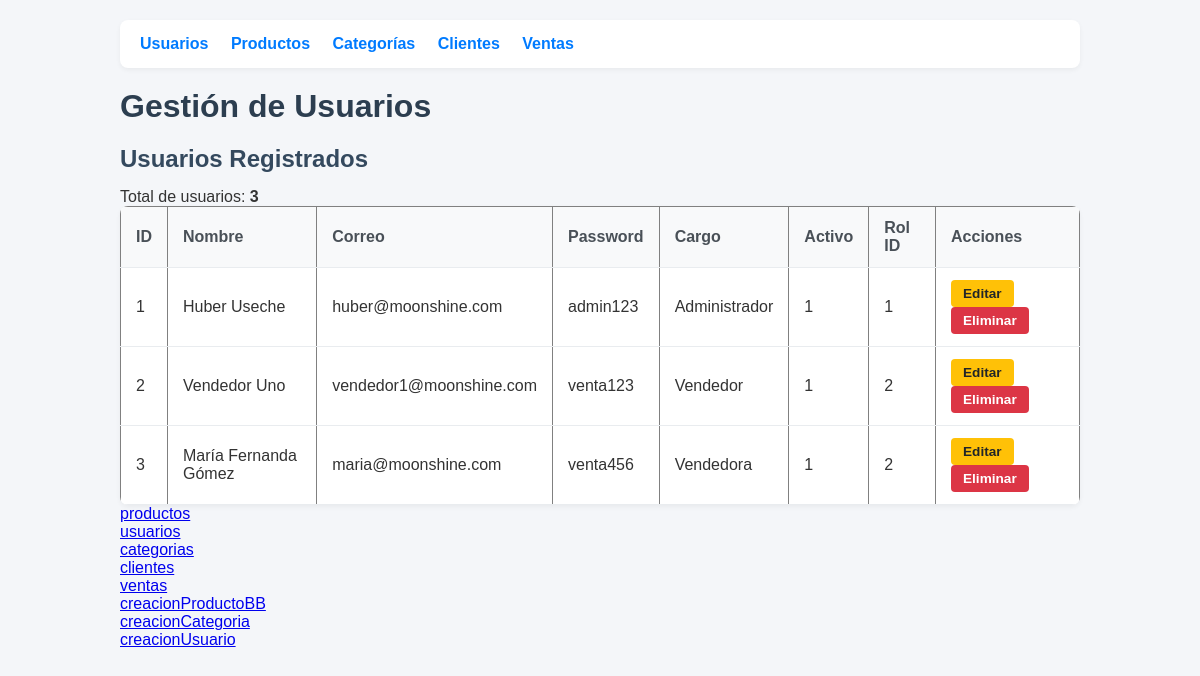
The page /usuarios on the database its author committed.
### tables this page shows
CREATE TABLE `usuarios` (
  `id` int(11) NOT NULL,
  `nombre` varchar(120) NOT NULL,
  `correo` varchar(120) NOT NULL,
  `password` varchar(255) NOT NULL,
  `cargo` varchar(60) DEFAULT NULL,
  `activo` tinyint(1) NOT NULL DEFAULT 1,
  `rol_id` int(11) DEFAULT NULL
);

### app/controllers/UsuarioController.php (called while the page is built, shortened)
<?php
require_once __DIR__ . '/../models/Usuario.php';
class UsuarioController {
    public $usuario;
    public function __construct() {
        $this->usuario = new Usuario();
    }
    public function index() {
          $usuarios = $this->usuario->getAll();
    require_once __DIR__ . '/../views/usuarios/index.php';
}
}

### config/database.php (called while the page is built)
<?php
class Database
{
    private $host = "localhost";
    private $db_name = "moonshine_v2";
    private $username = "root";
    private $password = "";
    public function getConnection()
    {
        try {
            $conn = new PDO(
                "mysql:host=" . $this->host . ";dbname=" . $this->db_name,
                $this->username,
                $this->password
            );
            $conn->setAttribute(
                PDO::ATTR_ERRMODE,
                PDO::ERRMODE_EXCEPTION
            );
            return $conn;
        } catch (PDOException $e) {
            echo "Error de conexión: " . $e->getMessage();
            return null;
        }
    }
}
?>

### app/models/Usuario.php (called while the page is built, shortened)
<?php
require_once __DIR__ . '/../../config/database.php';
class Usuario {
    public $conn;
    public function __construct() {
        $database = new Database();
        $this->conn = $database->getConnection();
    }
 public function getAll()
{
    $sql = "SELECT * FROM usuarios";
    $stmt = $this->conn->query($sql);
    return $stmt->fetchAll(PDO::FETCH_ASSOC);
}
}

### app/views/usuarios/index.php (the view, shortened to what this page needs)
<!DOCTYPE html>
<html lang="es">
<head>
    <link rel="stylesheet" href="../../../css/style.css">
</head>
<body>
<nav>
    <a href="index.php">
        <strong>Usuarios</strong>
    </a>
    <a href="../productos/index.php">
        Productos
    </a>
    <a href="../categorias/index.php">
        Categorías
    </a>
    <a href="../clientes/index.php">
        Clientes
    </a>
    <a href="../ventas/index.php">
        Ventas
    </a>
</nav>
<h1>Gestión de Usuarios</h1>
<h2>Usuarios Registrados</h2>
<?php if (!empty($usuarios)): ?>
    <p>
        Total de usuarios:
        <strong><?= count($usuarios) ?></strong>
    </p>
    <div class="users-table">
        <table border="1">
            <thead>
                <tr>
                    <th>ID</th>
                    <th>Nombre</th>
                    <th>Correo</th>
                    <th>Password</th>
                    <th>Cargo</th>
                    <th>Activo</th>
                    <th>Rol ID</th>
                    <th>Acciones</th>
                </tr>
            </thead>
            <tbody>
                <?php foreach ($usuarios as $u): ?>
                    <tr>
                        <td>
                            <?= $u['id'] ?>
                        </td>
                        <td>
                            <?= $u['nombre'] ?>
                        </td>
                        <td>
                            <?= $u['correo'] ?>
                        </td>
                        <td>
                            <?= $u['password'] ?>
                        </td>
                        <td>
                            <?= $u['cargo'] ?>
                        </td>
                        <td>
                            <?= $u['activo'] ?>
                        </td>
                        <td>
                            <?= $u['rol_id'] ?>
                        </td>
                        <td>
                            <a
                                href="editar.php?id=<?= $u['id'] ?>"
                                class="users-table--edit"
                            >
                                Editar
                            </a>
                            <a
                                href="eliminar.php?id=<?= $u['id'] ?>"
                                class="users-table--delete"
                                onclick="return confirm('¿Seguro que deseas eliminar este usuario?')"
                            >
                                Eliminar
                            </a>
                        </td>
                    </tr>
                <?php endforeach; ?>
            </tbody>
        </table>
    </div>
<?php else: ?>
    <p>
        No hay usuarios registrados.
    </p>
<?php endif; ?>
</body>
</html>

### public/index.php (shortened to what this page needs)
<?php
require_once __DIR__ . '/../app/controllers/UsuarioController.php';
$method = $_SERVER['REQUEST_METHOD'];
$uri = $_SERVER['REQUEST_URI'];
if ($method === 'GET' && $uri === '/usuarios') {
    $usuarioController = new UsuarioController();
    $usuarioController->index();
}
?>
<a href="/productos">productos</a>
<a href="/usuarios">usuarios</a>
<a href="/categorias">categorias</a>
<a href="/clientes">clientes</a>
<a href="/ventas">ventas</a>
<a href="/productos/crear">creacionProductoBB</a>
<a href="/categorias/crear">creacionCategoria</a>
<a href="/usuarios/crear">creacionUsuario</a>

### css/style.css (style rules this page uses)
* { box-sizing: border-box; margin: 0; padding: 0; font-family: Arial, sans-serif; }
body { background-color: #f4f6f9; color: #333; padding: 20px; max-width: 1000px; margin: 0 auto; }
nav { background-color: #ffffff; padding: 15px 20px; border-radius: 8px; box-shadow: 0 2px 5px rgba(0,0,0,0.05); margin-bottom: 20px; }
nav a { text-decoration: none; color: #007bff; font-weight: bold; margin-right: 18px; }
nav a:last-child { margin-right: 0; }
h1 { margin-bottom: 15px; color: #2c3e50; }
h2 { margin-top: 20px; margin-bottom: 15px; color: #34495e; }
.users-table { background-color: #ffffff; border-radius: 8px; box-shadow: 0 2px 5px rgba(0,0,0,0.05); overflow-x: auto; }
.users-table table { width: 100%; border-collapse: collapse; }
.users-table th, .users-table td { padding: 12px 15px; border-bottom: 1px solid #e9ecef; text-align: left; vertical-align: middle; }
.users-table th { background-color: #f8f9fa; color: #495057; }
.users-table--edit { display: inline-block; padding: 6px 12px; background-color: #ffc107; color: #212529; text-decoration: none; border-radius: 4px; font-size: 0.85rem; font-weight: bold; margin-right: 5px; }
.users-table--delete { display: inline-block; padding: 6px 12px; background-color: #dc3545; color: #ffffff; text-decoration: none; border-radius: 4px; font-size: 0.85rem; font-weight: bold; }

### rows shown on the page
usuarios: id "1", nombre "Huber Useche", correo "huber@moonshine.com", password "admin123", cargo "Administrador", activo "1", rol "1"
usuarios: id "2", nombre "Vendedor Uno", correo "vendedor1@moonshine.com", password "venta123", cargo "Vendedor", activo "1", rol "2"
usuarios: id "3", nombre "María Fernanda Gómez", correo "maria@moonshine.com", password "venta456", cargo "Vendedora", activo "1", rol "2"

### other values the page prints
count($usuarios) "3"
